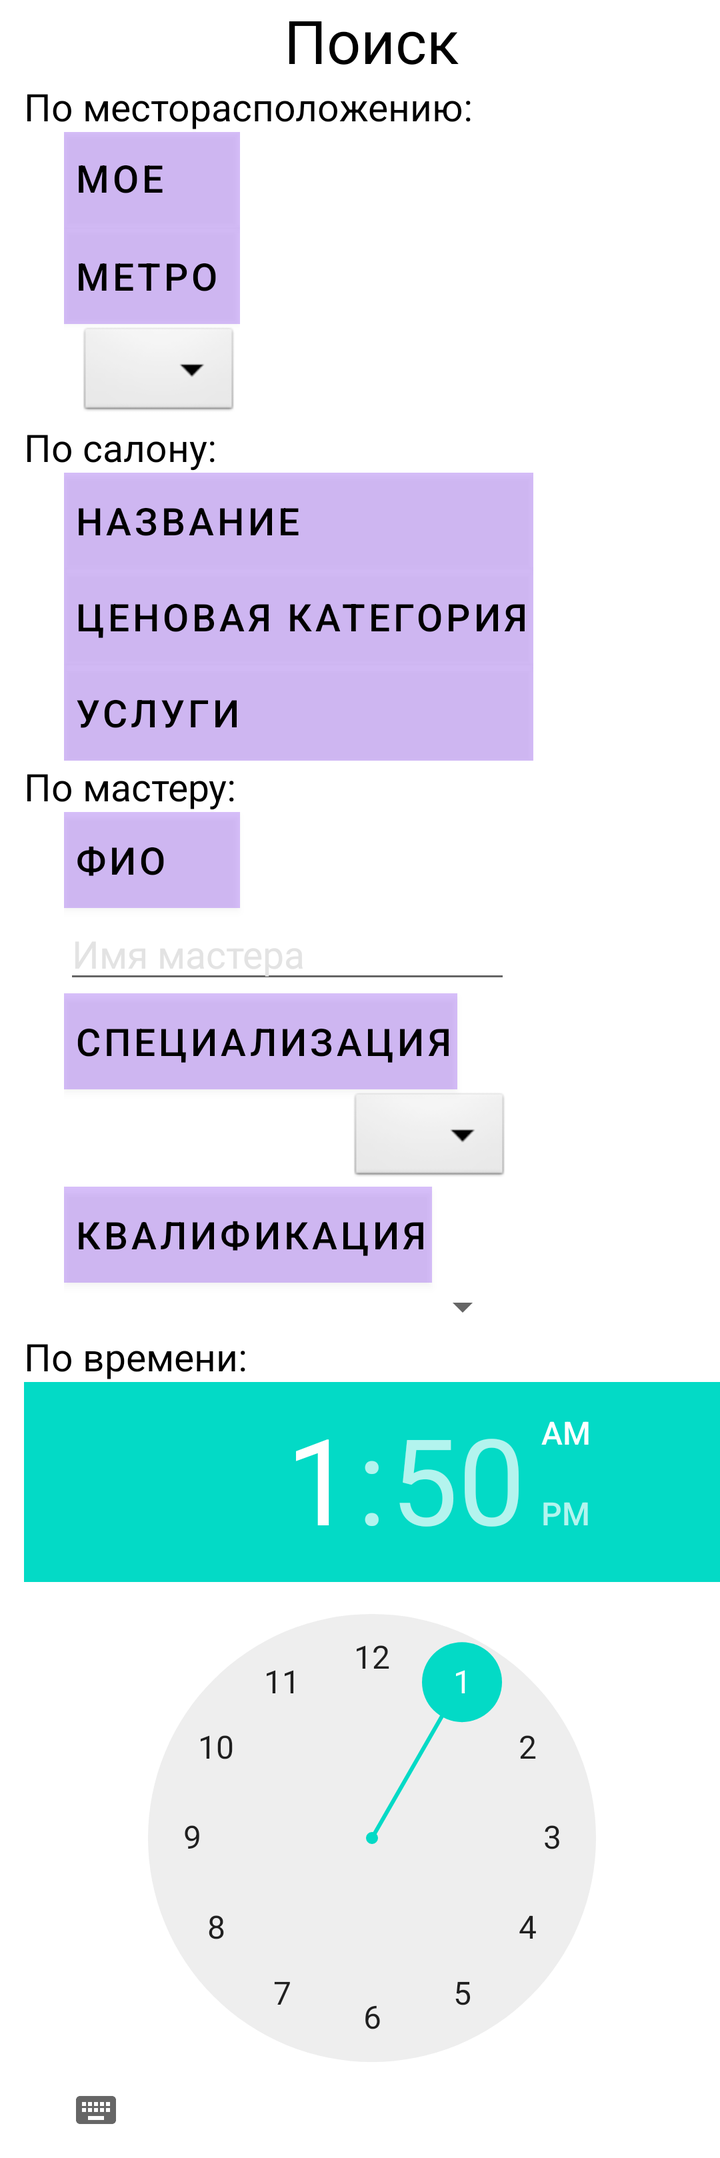
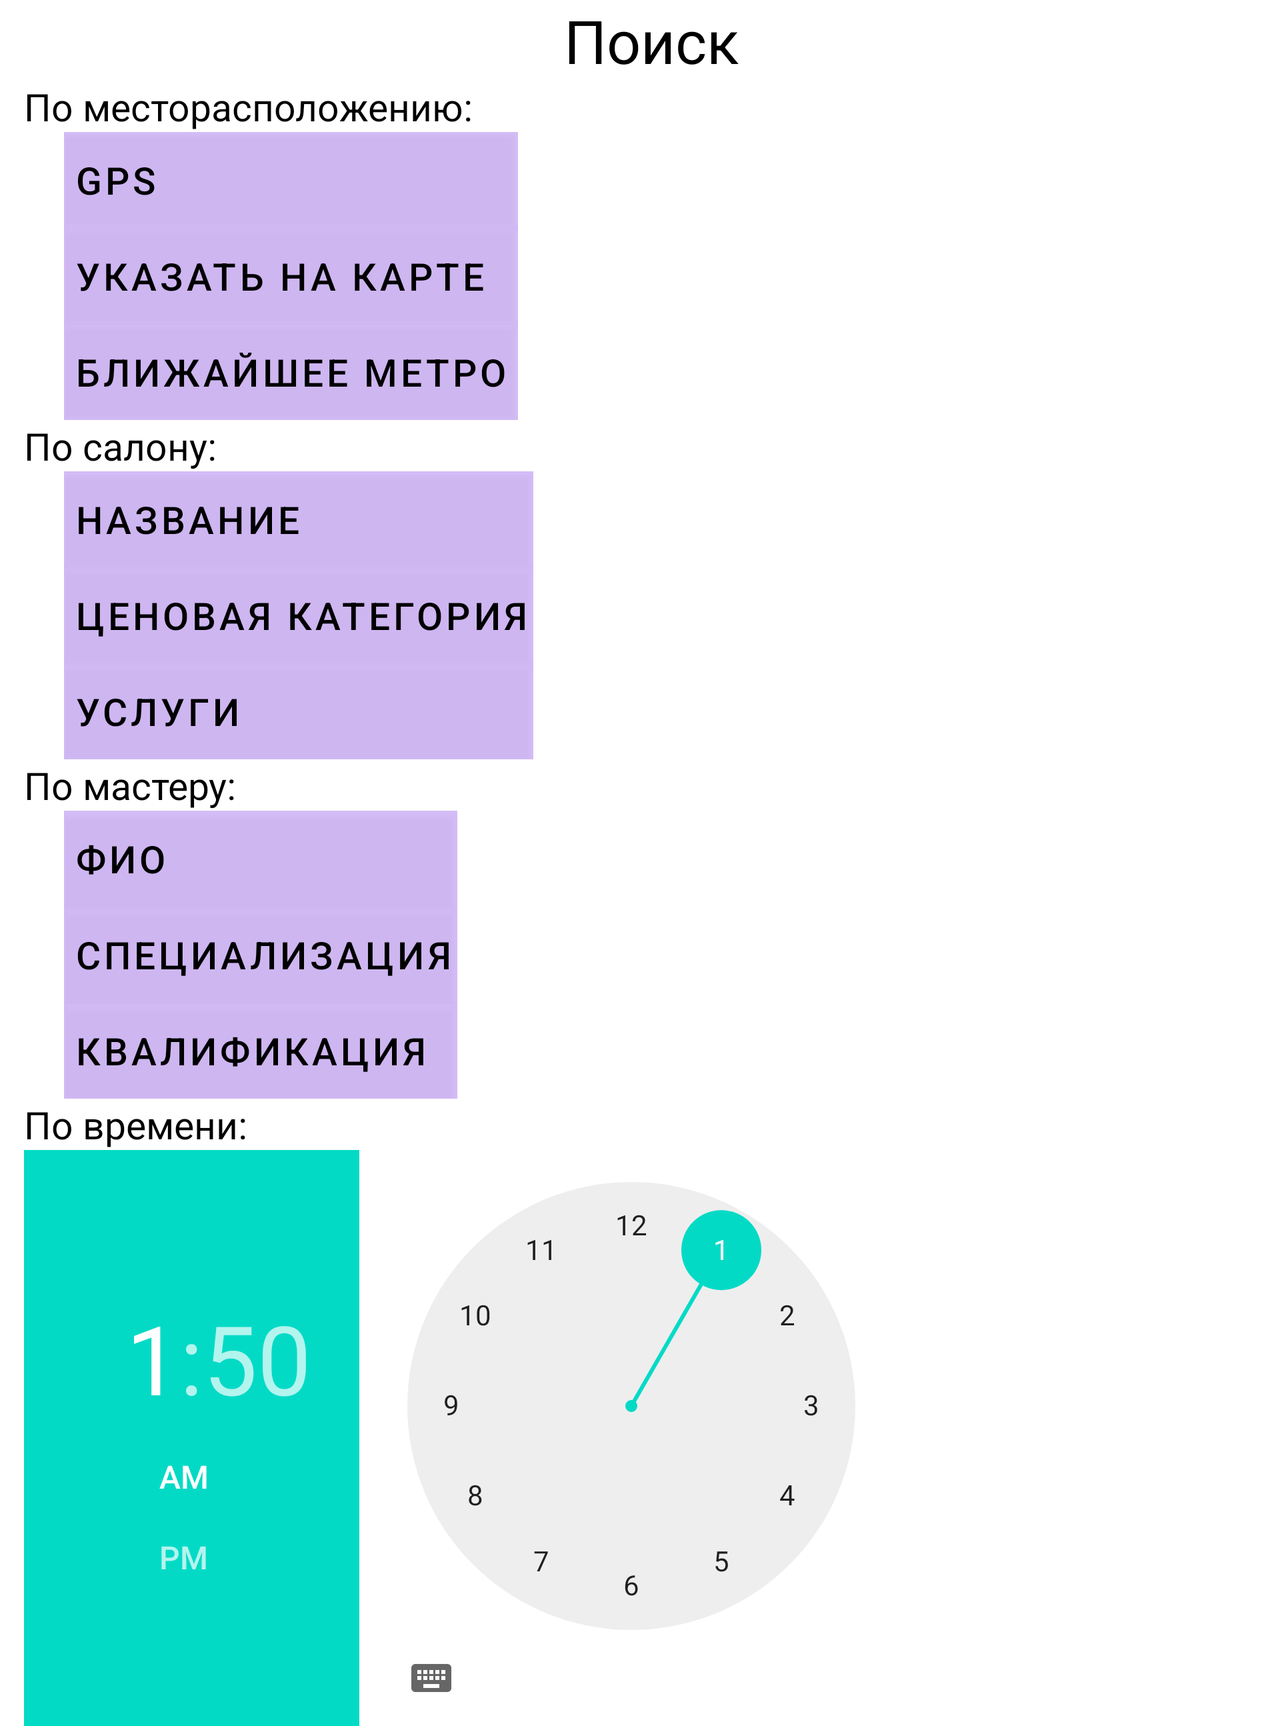

One screen, two layout resources from the same app: the default and the repository's alternative for another configuration. Each is rendered where Android would select it; the XML of both is given below.
<!-- AndroidManifest.xml: fallback theme Theme.MaterialComponents.DayNight.NoActionBar -->
<!-- res/layout/search.xml -->
<?xml version="1.0" encoding="utf-8"?>
<ScrollView
    android:layout_width="fill_parent"
    android:layout_height="fill_parent"
    xmlns:android="http://schemas.android.com/apk/res/android">
<LinearLayout xmlns:android="http://schemas.android.com/apk/res/android"
    android:orientation="vertical" android:layout_width="match_parent"
    android:layout_height="match_parent"
    android:background="#ffffff"
    android:id="@+id/search_layout"
    android:paddingLeft="12dp">

    <TextView
        android:layout_width="wrap_content"
        android:layout_height="wrap_content"
        android:layout_gravity="center_horizontal"
        android:text="Поиск"
        android:id="@+id/textView6"

        android:textColor="@color/edit_text_color"
        android:textSize="30dp" />

    <TextView
        android:layout_width="wrap_content"
        android:layout_height="wrap_content"
        android:textAppearance="?android:attr/textAppearanceLarge"
        android:text="По месторасположению:"
        android:id="@+id/by_location_text"
        android:textSize="@dimen/text_size"
        android:textColor="@color/edit_text_color"
        android:textIsSelectable="false" />

    <LinearLayout
        android:orientation="vertical"
        android:layout_width="wrap_content"
        android:layout_height="wrap_content"
        android:layout_marginLeft="20dp">

        <Button
            android:layout_width="fill_parent"
            android:layout_height="wrap_content"
            android:text="мое положение"
            android:id="@+id/button"
            android:textColor="@color/edit_text_color"
            android:textSize="@dimen/text_size"
            android:background="@color/required_field_hint_color"
            android:gravity="left|center|center_horizontal"
            android:paddingLeft="5dp"
            android:onClick="searchGPS" />



            <Button
                android:layout_width="wrap_content"
                android:layout_height="wrap_content"
                android:text="метро"
                android:id="@+id/button3"
                android:textColor="@color/edit_text_color"
                android:textSize="@dimen/text_size"
                android:background="@color/required_field_hint_color"
                android:paddingLeft="5dp"
                android:paddingRight="2dp"
                android:gravity="left|center|center_horizontal"
                android:onClick="searchMetro"
                android:layout_weight=".5" />

            <Spinner
                android:id="@+id/metro_spinner"
                android:layout_width="wrap_content"
                android:layout_height="wrap_content"
                android:entries="@array/metro_list"
                android:layout_weight=".5"

                android:theme="@style/light6"
                android:layout_gravity="right" />


    </LinearLayout>
    <TextView
        android:layout_width="wrap_content"
        android:layout_height="wrap_content"
        android:textAppearance="?android:attr/textAppearanceLarge"
        android:text="По салону:"
        android:id="@+id/by_salon_text"
        android:textSize="@dimen/text_size"
        android:textColor="@color/edit_text_color"
        android:textIsSelectable="false" />

    <LinearLayout
        android:orientation="vertical"
        android:layout_width="wrap_content"
        android:layout_height="wrap_content"
        android:layout_marginLeft="20dp">

        <Button
            android:layout_width="fill_parent"
            android:layout_height="wrap_content"
            android:text="Название"
            android:id="@+id/button12"
            android:textColor="@color/edit_text_color"
            android:textSize="@dimen/text_size"
            android:background="@color/required_field_hint_color"
            android:gravity="left|center|center_horizontal"
            android:paddingLeft="5dp"
            android:onClick="searchSalonName" />

        <Button
            android:layout_width="fill_parent"
            android:layout_height="wrap_content"
            android:text="Ценовая категория"
            android:id="@+id/button22"
            android:textSize="@dimen/text_size"
            android:textColor="@color/edit_text_color"
            android:background="@color/required_field_hint_color"
            android:gravity="left|center|center_horizontal"
            android:paddingLeft="5dp"
            android:paddingRight="2dp"
            android:onClick="searchSalonPrices" />

        <Button
            android:layout_width="fill_parent"
            android:layout_height="wrap_content"
            android:text="Услуги"
            android:id="@+id/button32"
            android:textColor="@color/edit_text_color"
            android:textSize="@dimen/text_size"
            android:background="@color/required_field_hint_color"
            android:paddingLeft="5dp"
            android:paddingRight="2dp"
            android:gravity="left|center|center_horizontal"
            android:onClick="searchSalonServices" />
    </LinearLayout>
    <TextView
        android:layout_width="wrap_content"
        android:layout_height="wrap_content"
        android:textAppearance="?android:attr/textAppearanceLarge"
        android:text="По мастеру:"
        android:id="@+id/by_master_text"
        android:textSize="@dimen/text_size"
        android:textColor="@color/edit_text_color"
        android:textIsSelectable="false" />

    <LinearLayout
        android:orientation="vertical"
        android:layout_width="wrap_content"
        android:layout_height="wrap_content"
        android:layout_marginLeft="20dp">


        <Button
            android:layout_width="wrap_content"
            android:layout_height="wrap_content"
            android:layout_weight="0.5"
            android:text="ФИО"
            android:id="@+id/master_name_button"
            android:textColor="@color/edit_text_color"
            android:textSize="@dimen/text_size"
            android:background="@color/required_field_hint_color"
            android:gravity="left|center|center_horizontal"
            android:paddingLeft="5dp"
            android:onClick="searchBarberName" />

        <EditText
            android:layout_width="wrap_content"
            android:layout_height="wrap_content"
            android:inputType="textCapWords|textPersonName"
            android:ems="10"
            android:id="@+id/search_barber_name"
            android:maxLength="50"
            android:textColor="@color/edit_text_color"
            android:textSize="@dimen/text_size"
            android:hint="Имя мастера"
            android:textColorHint="@drawable/hint_color_selector"
            android:layout_gravity="right" />

        <Button
                android:layout_width="wrap_content"
                android:layout_height="wrap_content"
                android:text="Специализация"
                android:id="@+id/master_specialization_button"
                android:textSize="@dimen/text_size"
                android:textColor="@color/edit_text_color"
                android:background="@color/required_field_hint_color"
                android:gravity="left|center|center_horizontal"
                android:paddingLeft="5dp"
                android:paddingRight="2dp"
                android:layout_weight="0.5"
                android:onClick="searchBarberSpecialization" />

            <Spinner
                android:layout_width="wrap_content"
                android:layout_height="wrap_content"
                android:id="@+id/specialization_spinner"

                android:spinnerMode="dialog"
                android:theme="@style/light6"
                android:dropDownSelector="@color/required_field_hint_color"
                android:contentDescription="стрижки"
                style="@style/light6"
                android:layout_gravity="right" />


            <Button
                android:layout_width="wrap_content"
                android:layout_height="wrap_content"
                android:text="Квалификация"
                android:id="@+id/master_qualification_button"
                android:textColor="@color/edit_text_color"
                android:textSize="@dimen/text_size"
                android:background="@color/required_field_hint_color"
                android:paddingLeft="5dp"
                android:paddingRight="2dp"
                android:gravity="left|center|center_horizontal"
                android:layout_weight="0.5"
                android:onClick="searchBarberQualification" />

            <Spinner
                android:layout_width="wrap_content"
                android:layout_height="wrap_content"
                android:id="@+id/qualification_spinner"
                android:layout_weight=".5"
                style="@style/light6"
                android:layout_gravity="right" />


    </LinearLayout>

    <TextView
        android:layout_width="wrap_content"
        android:layout_height="wrap_content"
        android:textAppearance="?android:attr/textAppearanceLarge"
        android:text="По времени:"
        android:id="@+id/by_time_text"
        android:textSize="@dimen/text_size"
        android:textColor="@color/edit_text_color"
        android:textIsSelectable="false" />

    <TimePicker
        android:layout_width="wrap_content"
        android:layout_height="wrap_content"
        android:id="@+id/timePicker2"
        android:layout_gravity="right"
        android:onClick="searchByTime"

        />


</LinearLayout>
</ScrollView>
<!-- resources referenced by this layout -->
<resources>
  <color name="edit_text_color">#000000</color>
  <color name="required_field_hint_color">#3fe37661</color>
  <dimen name="text_size">19dp</dimen>
  <!-- drawable hint_color_selector (drawable) -->
  <?xml version="1.0" encoding="utf-8"?>
  <selector xmlns:android="http://schemas.android.com/apk/res/android">
      <item android:state_focused="true" android:color="@android:color/transparent" />
      <item android:color="@color/strip_bg" />
  </selector>
  <style name="light6" parent="android:style/Theme.Light">
          <item name="android:windowNoTitle">true</item>
          <item name="android:windowContentOverlay">@null</item>
          <item name="android:textColor">@color/edit_text_color</item>
          <item name="android:spinnerItemStyle">@style/SpinnerItem</item>
          <item name="android:spinnerDropDownItemStyle">@style/SpinnerDropDownItem</item>
      </style>
  <color name="strip_bg">#ffe3e3e3</color>
  <style name="SpinnerItem">
          <item name="android:textColor">@color/edit_text_color</item>
          <item name="android:background">#ffffff</item>
      </style>
  <style name="SpinnerDropDownItem">
          <item name="android:textColor">@color/edit_text_color</item>
          <item name="android:background">#ffffff</item>
      </style>
</resources>
<!-- res/layout-land/search.xml (the repository's variant of the layout above) -->
<!-- drawn on the phone turned sideways -->
<?xml version="1.0" encoding="utf-8"?>
<ScrollView
    android:layout_width="fill_parent"
    android:layout_height="fill_parent"
    xmlns:android="http://schemas.android.com/apk/res/android">
<LinearLayout xmlns:android="http://schemas.android.com/apk/res/android"
    android:orientation="vertical" android:layout_width="match_parent"
    android:layout_height="match_parent"
    android:background="#ffffff"
    android:id="@+id/search_layout"
    android:paddingLeft="12dp">

    <TextView
        android:layout_width="wrap_content"
        android:layout_height="wrap_content"
        android:layout_gravity="center_horizontal"
        android:text="Поиск"
        android:id="@+id/textView6"
        android:textColor="@color/edit_text_color"
        android:textSize="30dp" />

    <TextView
        android:layout_width="wrap_content"
        android:layout_height="wrap_content"
        android:textAppearance="?android:attr/textAppearanceLarge"
        android:text="По месторасположению:"
        android:id="@+id/textView9"
        android:textSize="@dimen/text_size"
        android:textColor="@color/edit_text_color"
        android:textIsSelectable="false" />

    <LinearLayout
        android:orientation="vertical"
        android:layout_width="wrap_content"
        android:layout_height="wrap_content"
        android:layout_marginLeft="20dp">

        <Button
            android:layout_width="fill_parent"
            android:layout_height="wrap_content"
            android:text="GPS"
            android:id="@+id/button"
            android:textColor="@color/edit_text_color"
            android:textSize="@dimen/text_size"
            android:background="@color/required_field_hint_color"
            android:gravity="left|center|center_horizontal"
            android:paddingLeft="5dp" />

        <Button
            android:layout_width="fill_parent"
            android:layout_height="wrap_content"
            android:text="Указать на карте"
            android:id="@+id/button2"
            android:textSize="@dimen/text_size"
            android:textColor="@color/edit_text_color"
            android:background="@color/required_field_hint_color"
            android:gravity="left|center|center_horizontal"
            android:paddingLeft="5dp" />

        <Button
            android:layout_width="fill_parent"
            android:layout_height="wrap_content"
            android:text="Ближайшее метро"
            android:id="@+id/button3"
            android:textColor="@color/edit_text_color"
            android:textSize="@dimen/text_size"
            android:background="@color/required_field_hint_color"
            android:paddingLeft="5dp"
            android:paddingRight="2dp"
            android:gravity="left|center|center_horizontal" />
    </LinearLayout>
    <TextView
        android:layout_width="wrap_content"
        android:layout_height="wrap_content"
        android:textAppearance="?android:attr/textAppearanceLarge"
        android:text="По салону:"
        android:id="@+id/textView91"
        android:textSize="@dimen/text_size"
        android:textColor="@color/edit_text_color"
        android:textIsSelectable="false" />

    <LinearLayout
        android:orientation="vertical"
        android:layout_width="wrap_content"
        android:layout_height="wrap_content"
        android:layout_marginLeft="20dp">

        <Button
            android:layout_width="fill_parent"
            android:layout_height="wrap_content"
            android:text="Название"
            android:id="@+id/button12"
            android:textColor="@color/edit_text_color"
            android:textSize="@dimen/text_size"
            android:background="@color/required_field_hint_color"
            android:gravity="left|center|center_horizontal"
            android:paddingLeft="5dp" />

        <Button
            android:layout_width="fill_parent"
            android:layout_height="wrap_content"
            android:text="Ценовая категория"
            android:id="@+id/button22"
            android:textSize="@dimen/text_size"
            android:textColor="@color/edit_text_color"
            android:background="@color/required_field_hint_color"
            android:gravity="left|center|center_horizontal"
            android:paddingLeft="5dp"
            android:paddingRight="2dp" />

        <Button
            android:layout_width="fill_parent"
            android:layout_height="wrap_content"
            android:text="Услуги"
            android:id="@+id/button32"
            android:textColor="@color/edit_text_color"
            android:textSize="@dimen/text_size"
            android:background="@color/required_field_hint_color"
            android:paddingLeft="5dp"
            android:paddingRight="2dp"
            android:gravity="left|center|center_horizontal" />
    </LinearLayout>
    <TextView
        android:layout_width="wrap_content"
        android:layout_height="wrap_content"
        android:textAppearance="?android:attr/textAppearanceLarge"
        android:text="По мастеру:"
        android:id="@+id/textView92"
        android:textSize="@dimen/text_size"
        android:textColor="@color/edit_text_color"
        android:textIsSelectable="false" />

    <LinearLayout
        android:orientation="vertical"
        android:layout_width="wrap_content"
        android:layout_height="wrap_content"
        android:layout_marginLeft="20dp">

        <Button
            android:layout_width="fill_parent"
            android:layout_height="wrap_content"
            android:text="ФИО"
            android:id="@+id/button13"
            android:textColor="@color/edit_text_color"
            android:textSize="@dimen/text_size"
            android:background="@color/required_field_hint_color"
            android:gravity="left|center|center_horizontal"
            android:paddingLeft="5dp" />

        <Button
            android:layout_width="fill_parent"
            android:layout_height="wrap_content"
            android:text="Специализация"
            android:id="@+id/button23"
            android:textSize="@dimen/text_size"
            android:textColor="@color/edit_text_color"
            android:background="@color/required_field_hint_color"
            android:gravity="left|center|center_horizontal"
            android:paddingLeft="5dp"
            android:paddingRight="2dp" />

        <Button
            android:layout_width="fill_parent"
            android:layout_height="wrap_content"
            android:text="Квалификация"
            android:id="@+id/button33"
            android:textColor="@color/edit_text_color"
            android:textSize="@dimen/text_size"
            android:background="@color/required_field_hint_color"
            android:paddingLeft="5dp"
            android:paddingRight="2dp"
            android:gravity="left|center|center_horizontal" />
    </LinearLayout>
    <TextView
        android:layout_width="wrap_content"
        android:layout_height="wrap_content"
        android:textAppearance="?android:attr/textAppearanceLarge"
        android:text="По времени:"
        android:id="@+id/textView93"
        android:textSize="@dimen/text_size"
        android:textColor="@color/edit_text_color"
        android:textIsSelectable="false" />

    <TimePicker
        android:layout_width="wrap_content"
        android:layout_height="wrap_content"
        android:id="@+id/timePicker"

        />

</LinearLayout>
</ScrollView>
<!-- resources referenced by the variant -->
<!-- as the phone turned sideways resolves them -->
<resources>
  <color name="edit_text_color">#000000</color>
  <color name="required_field_hint_color">#3fe37661</color>
  <dimen name="text_size">19dp</dimen>
</resources>
